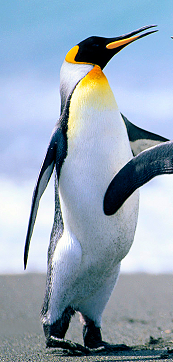
#> input picture q-54 Template matching SSD/penguin.bmp, 173 x 362 px
$ python q-54.py   (older library calls are emulated)
#> lines starting #> are read from the running program, lines starting #| are printed output that depends on the picture; after the words box and inside, x2 and y2 are one past the last pixel; in counts of white or black regions, pixels touching at a corner belong together
import cv2
import numpy as np

img = cv2.imread("penguin.bmp")
#> img is the input picture: shape (362, 173, 3); mean B, G, R 184.2, 166.4, 148.6
img_part = cv2.imread("penguin_face.bmp")
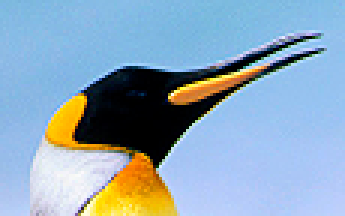
#> input picture q-54 Template matching SSD/penguin_face.bmp, 115 x 72 px (shown 3 times larger)
#> img_part is the input picture: shape (72, 115, 3); mean B, G, R 186.6, 167.3, 141.9

H,W,C = img.shape
#> H = 362; W = 173; C = 3
Hp,Wp,Cp = img_part.shape
#> Hp = 72; Wp = 115; Cp = 3

k=1000000
Y=-1
X=-1

for y in range(H-Hp):
    for x in range(W-Wp):
        s= np.sum((img[y:y+Hp,x:x+Wp]-img_part)**2).astype(np.float)
        if s < k:
            k=s
            Y=y
            X=x
#> after the loop, X = 50; Y = 14; k = 0

print([X,Y,Hp-1,Wp-1])
#| [50, 14, 71, 114]

img[Y-1:Y+Hp+2,X-1] = (0,0,255)
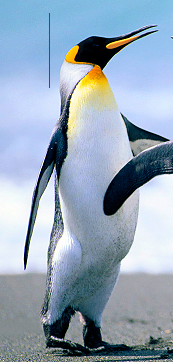
#> img: shape (362, 173, 3); 0.12% of pixels changed, all inside (x1, y1, x2, y2) = (49, 13, 50, 88)
img[Y-1:Y+Hp+2,X+Wp+1] = (0,0,255)
#> img: shape (362, 173, 3); 0.12% of pixels changed, all inside (x1, y1, x2, y2) = (166, 13, 167, 88)
img[Y-1,X-1:X+Wp+1] = (0,0,255)
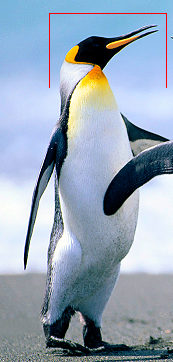
#> img: shape (362, 173, 3); mean B, G, R 183.2, 165.5, 149.1
img[Y+Hp+1,X-1:X+Wp+1] = (0,0,255)
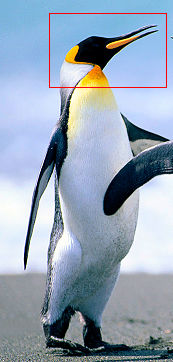
#> img: shape (362, 173, 3); 0.19% of pixels changed, all inside (x1, y1, x2, y2) = (50, 87, 166, 88)

# [4 lines of commented-out code are left out]
